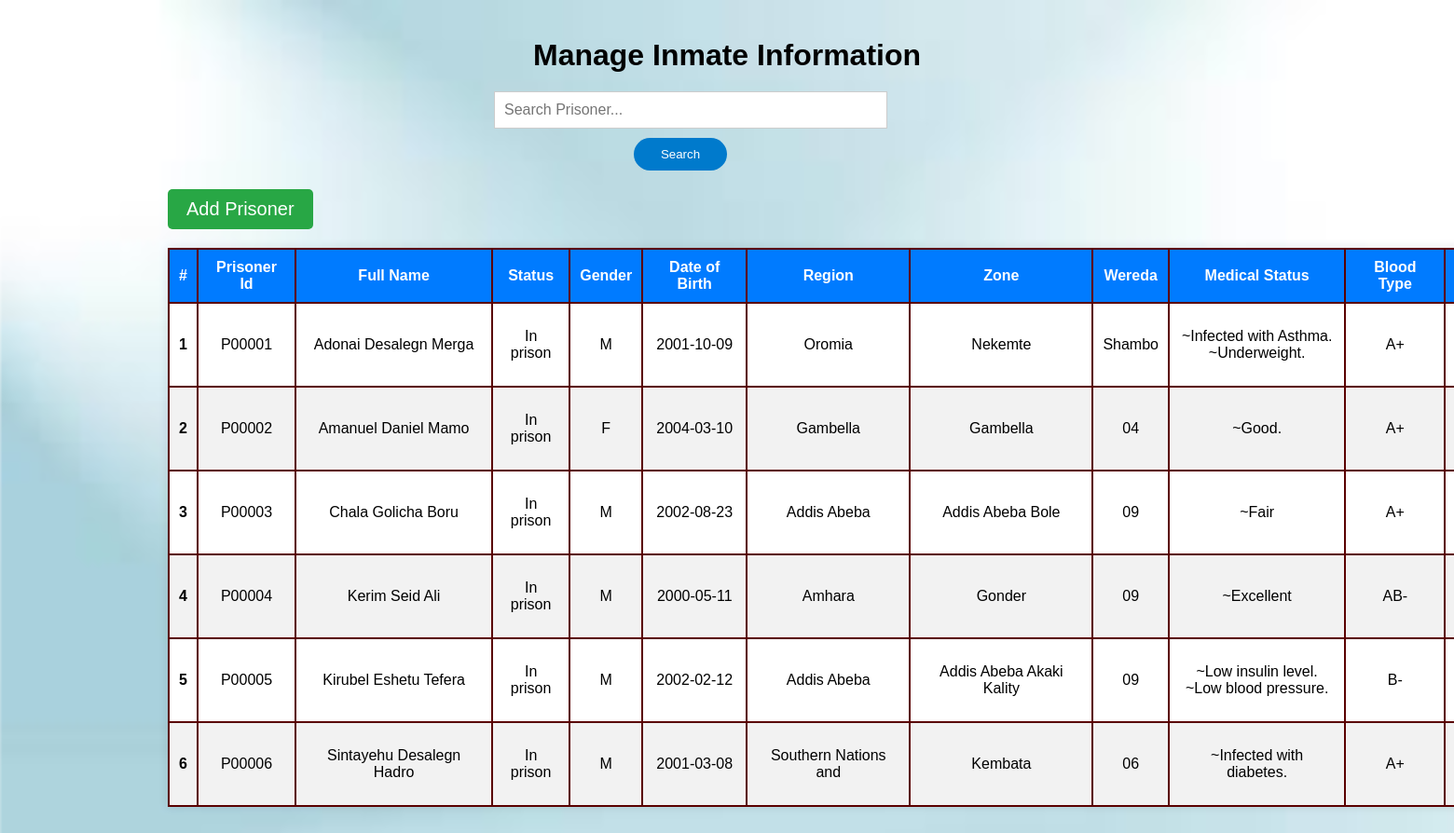
The page /backend/prisoner-operations.php on the database its author committed.
### tables this page shows
CREATE TABLE `prisoners` (
  `#` int(11) NOT NULL,
  `prisoner_id` varchar(10) NOT NULL,
  `fullname` varchar(255) NOT NULL,
  `Status` varchar(255) NOT NULL,
  `Sex` varchar(1) DEFAULT NULL,
  `dob` date DEFAULT NULL,
  `Region` varchar(255) DEFAULT NULL,
  `Zone` varchar(100) DEFAULT NULL,
  `Wereda` varchar(100) DEFAULT NULL,
  `Medical_status` varchar(400) NOT NULL,
  `blood_type` varchar(5) DEFAULT NULL,
  `Reason_of_arrest` varchar(255) NOT NULL,
  `Criminal_record` varchar(1500) NOT NULL,
  `phone_of_contacting_people` varchar(150) NOT NULL,
  `prisoner_image` longblob DEFAULT NULL,
  `Entry_Date` date DEFAULT NULL,
  `Exit_Date` date DEFAULT NULL,
  `Cell_number` varchar(20) DEFAULT NULL,
  `Medical_appointment` date DEFAULT NULL,
  `Court_appointment` date DEFAULT NULL,
  `Material_Id` varchar(10) DEFAULT NULL,
  `parole_points` int(6) DEFAULT NULL
);

### backend/prisoner-operations.php (the view, shortened to what this page needs)
<!DOCTYPE html>
<html lang="en">
<head>
    <link rel="stylesheet" href="css/prisoner-operations.css">
</head>
<body>
    <div class="container">
        <h1>Manage Inmate Information</h1>
        <div class="search-container">
            <input type="text" id="searchInput" placeholder="Search Prisoner..." onkeyup="searchFunction()">
            <button id="searchButton" style="margin: 10px 0 0 150px; border-radius: 20px;">Search</button>
        </div>
        <div class="add-button">
            <a href="addprisoner.php">Add Prisoner</a>
        </div>
        <div class="table-container" id="prisonerTable">
            <table>
                <thead>
                    <tr>
                        <th>#</th>
                        <th>Prisoner Id</th>
                        <th>Full Name</th>
                        <th>Status</th>
                        <th>Gender</th>
                        <th>Date of Birth</th>
                        <th>Region</th>
                        <th>Zone</th>
                        <th>Wereda</th>
                        <th>Medical Status</th>
                        <th>Blood Type</th>
                        <th>Reason of arrest</th>
                    </tr>
                </thead>
                <tbody>
                    <?php
                    include 'connection.php';
                    $info = "SELECT * from prisoners";
                    $store = mysqli_query($con, $info);
                    while ($out = mysqli_fetch_assoc($store)) {
                        $no = $out['#'];
                        $pid = $out['prisoner_id'];
                        $fullname = $out['fullname'];
                        $stat = $out['Status'];
                        $sex = $out['Sex'];
                        $dob = $out['dob'];
                        $region = $out['Region'];
                        $zone = $out['Zone'];
                        $wereda = $out['Wereda'];
                        $Medical_status = $out['Medical_status'];
                        $Blood_type = $out['blood_type'];
                        $reason = $out['Reason_of_arrest'];
                        $record = $out['Criminal_record'];
                        $phone = $out['phone_of_contacting_people'];
                        $pri_image = $out['prisoner_image'];
                        $entry = $out['Entry_Date'];
                        $exit = $out['Exit_Date'];
                        $cell = $out['Cell_number'];
                        $medical = $out['Medical_appointment'];
                        $court = $out['Court_appointment'];
                        $materialid = $out['Material_Id'];
                        $parolepoint = $out['parole_points'];
                        echo '
        <tr>
        <th>' . $no . '</td>
        <td class="widthadd">' . $pid . '</td>
        <td>' . $fullname . '</td>
        <td>' . $stat . '</td>
        <td>' . $sex . '</td>
        <td class="dob">' . $dob . '</td>
        <td>' . $region . '</td>
        <td>' . $zone . '</td>
        <td>' . $wereda . '</td>
        <td>' . $Medical_status . '</td>
        <td>' . $Blood_type . '</td>
        <td>' . $reason . '</td>
        <td class="record">' . $record . '</td>
        <td>' . $phone . '</td>
        <td><img src="prisoner-images/' . $pri_image . '" alt="Prisoner Image" style="width: 200px; height: 200px;"></td>
        <td>' . $entry . '</td>
        <td>' . $exit . '</td>
        <td>' . $cell . '</td>
        <td>' .$medical.'</td>
        <td>' .$court .'</td>
        <td>' . $parolepoint . '</td>
        <td>' . $materialid . '</td>
        <td><div class="update-delete">
        <button type="submit" name="update" style="background-color: rgb(75, 75, 255); font-size: 30px; border: 2px solid black; padding: 15px; border-radius: 50%;"><a href="update-pri-info.php? updateid=' . $pid . '"style="text-decoration:none; color: white;">Update</a></button>
        </div></td>
        </tr>';
                    }
                    ?>
                </tbody>
            </table><br><br>
        </div>
    </div>
</body>
</html>

### backend/css/prisoner-operations.css (style rules this page uses)
body { font-family: Arial, sans-serif; background-color: #f0f0f0; margin: 0; padding: 0; background-image: url('../Images/for_record.jpg'); background-size: cover; }
.container { max-width: 1200px; margin: 0 auto; padding: 20px; }
h1 { text-align: center; margin-bottom: 20px; }
.search-container { position: relative; margin: 20px auto; width: 500px; }
#searchInput { width: calc(100% - 100px); padding: 10px; font-size: 16px; border: 1.5px solid #ccc; border-radius: 8px 0 0 8; }
#searchButton { width: 100px; padding: 10px; background-color: #007acc; color: #fff; border: none; border-radius: 0 5px 5px 0; cursor: pointer; }
table { width: 3200px; border-collapse: collapse; background-color: #fff; box-shadow: 0 0 10px rgba(0, 0, 0, 0.1); min-height: 100px; }
thead { background-color: #007bff; color: #fff; }
table, th, td { border: 2px solid rgb(90, 0, 0); }
thead th, tbody td { padding: 10px; text-align: center; }
tbody tr:nth-child(even) { background-color: #f2f2f2; }
.dob { width: 90px; }
.add-button { margin-bottom: 20px; font-size: 20px; }
.add-button a { display: inline-block; padding: 10px 20px; background-color: #28a745; color: #fff; text-decoration: none; border-radius: 5px; }

### rows shown on the page
prisoners: value "1", prisoner "P00001", fullname "Adonai Desalegn Merga", Status "In prison", Sex "M", dob "2001-10-09", Region "Oromia", Zone "Nekemte", Wereda "Shambo", Medical_status "~Infected with Asthma. ~Underweight.", blood_type "A+"
prisoners: value "2", prisoner "P00002", fullname "Amanuel Daniel Mamo", Status "In prison", Sex "F", dob "2004-03-10", Region "Gambella", Zone "Gambella", Wereda "04", Medical_status "~Good.", blood_type "A+"
prisoners: value "3", prisoner "P00003", fullname "Chala Golicha Boru", Status "In prison", Sex "M", dob "2002-08-23", Region "Addis Abeba", Zone "Addis Abeba Bole", Wereda "09", Medical_status "~Fair", blood_type "A+"
prisoners: value "4", prisoner "P00004", fullname "Kerim Seid Ali", Status "In prison", Sex "M", dob "2000-05-11", Region "Amhara", Zone "Gonder", Wereda "09", Medical_status "~Excellent", blood_type "AB-"
prisoners: value "5", prisoner "P00005", fullname "Kirubel Eshetu Tefera", Status "In prison", Sex "M", dob "2002-02-12", Region "Addis Abeba", Zone "Addis Abeba Akaki Kality", Wereda "09", Medical_status "~Low insulin level. ~Low blood pressure.", blood_type "B-"
prisoners: value "6", prisoner "P00006", fullname "Sintayehu Desalegn Hadro", Status "In prison", Sex "M", dob "2001-03-08", Region "Southern Nations and", Zone "Kembata", Wereda "06", Medical_status "~Infected with diabetes.", blood_type "A+"
